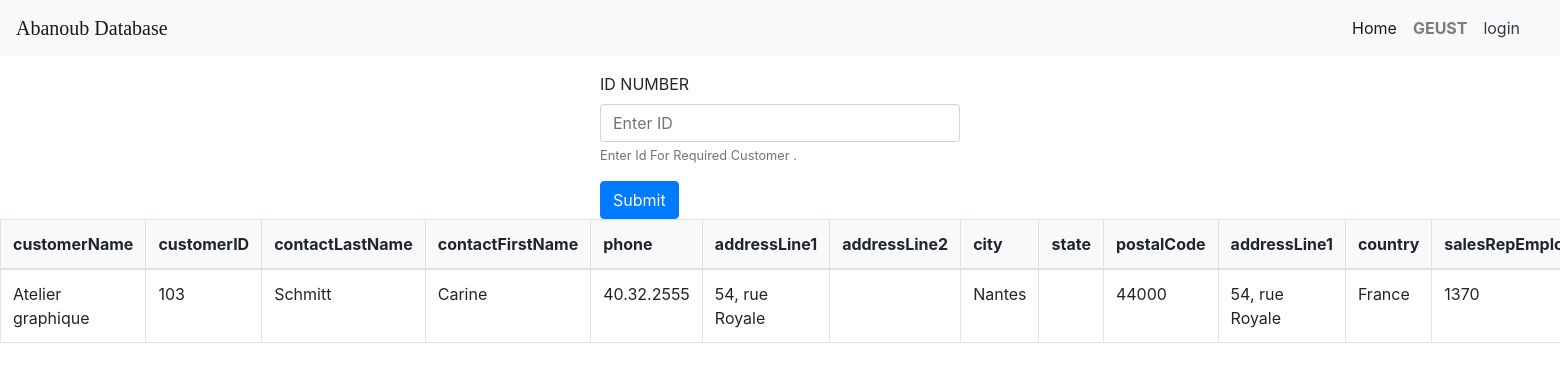
The page /SearchById.php?id=103 on the database its author committed.
### tables this page shows
CREATE TABLE `customers` (
  `customerNumber` int(11) NOT NULL,
  `customerName` varchar(50) NOT NULL,
  `contactLastName` varchar(50) NOT NULL,
  `contactFirstName` varchar(50) NOT NULL,
  `phone` varchar(50) NOT NULL,
  `addressLine1` varchar(50) NOT NULL,
  `addressLine2` varchar(50) DEFAULT NULL,
  `city` varchar(50) NOT NULL,
  `state` varchar(50) DEFAULT NULL,
  `postalCode` varchar(15) DEFAULT NULL,
  `country` varchar(50) NOT NULL,
  `salesRepEmployeeNumber` int(11) DEFAULT NULL,
  `creditLimit` decimal(10,2) DEFAULT NULL,
  `email` varchar(50) DEFAULT NULL,
  `PASSWORD` int(11) DEFAULT NULL
);

### SearchById.php (the view, shortened to what this page needs)
<?php
 include("header.php");
 include("conData.php");
 ?>
  <div class="container w-25 mt-3">
      <form action="<?php echo $_SERVER["PHP_SELF"];?>" method="get">
      <div class="form-group">
        <label for="ID_NUMBER">ID NUMBER</label>
        <input type="number" class="form-control" id="ID_NUMBER" name="id" placeholder="Enter ID">
        <small id="idHelp" class="form-text text-muted">Enter Id For Required Customer .</small>
      </div>
      <button type="submit" class="btn btn-primary">Submit</button>
    </form>
  </div>
  <?php
  if ( (isset($_GET['id']) ) ){
$sql = "SELECT *, customerNumber as id FROM customers where customerNumber = $_GET[id] ";
$result = $conn->query($sql);
 if ($result->num_rows > 0) {
    while($row = $result->fetch_assoc()) {
?>
<table class="container table table-bordered table-hover">
    <thead class="bg-light">
        <tr>
            <th>customerName </th>
            <th>customerID</th>
            <th>contactLastName</th>
            <th>contactFirstName</th>
            <th>phone </th>
            <th>addressLine1</th>
            <th>addressLine2 </th>
            <th>city</th>
            <th>state</th>
            <th>postalCode </th>
            <th>addressLine1</th>
            <th>country </th>
            <th>salesRepEmployeeNumber</th>
        </tr>
    </thead>
    <tbody>
           <tr>
            <td scope="row"><?php echo $row['customerName']?></td>
            <td><?php echo $row['id']?></td>
            <td><?php echo $row['contactLastName']?></td>
            <td><?php echo $row['contactFirstName']?></td>
            <td><?php echo $row['phone']?></td>
            <td><?php echo $row['addressLine1']?></td>
            <td><?php echo $row['addressLine2']?></td>
            <td><?php echo $row['city']?></td>
            <td><?php echo $row['state']?></td>
            <td><?php echo $row['postalCode']?></td>
            <td><?php echo $row['addressLine1']?></td>
            <td><?php echo $row['country']?></td>
            <td><?php echo $row['salesRepEmployeeNumber']?></td>
          </tr>
</tbody>
</table>
<?php
    }
  } else {
    echo " <h4 class='alert-danger container p-4'>0 results</h4>  ";
  }
}
  ?>
 <?php
 include("footer.php");
?>

### rows shown on the page
customers: customerName "Atelier graphique", customerNumber "103", contactLastName "Schmitt", contactFirstName "Carine", phone "40.32.2555", addressLine1 "54, rue Royale", city "Nantes", postalCode "44000", country "France", salesRepEmployeeNumber "1370"
